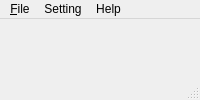
<?xml version="1.0" encoding="UTF-8"?>
<ui version="4.0">
 <class>MainWindow</class>
 <widget class="QMainWindow" name="MainWindow">
  <property name="windowTitle">
   <string>Dimming Debugger     DisConnect..</string>
  </property>
  <property name="windowIcon">
   <iconset>
    <normaloff>222.ico</normaloff>222.ico</iconset>
  </property>
  <property name="iconSize">
   <size>
    <width>32</width>
    <height>32</height>
   </size>
  </property>
  <widget class="QWidget" name="centralwidget">
   <widget class="QTabWidget" name="tabWidget">
    <property name="geometry">
     <rect>
      <x>390</x>
      <y>0</y>
      <width>401</width>
      <height>291</height>
     </rect>
    </property>
    <property name="currentIndex">
     <number>1</number>
    </property>
    <widget class="QWidget" name="tab">
     <attribute name="title">
      <string>PWMs</string>
     </attribute>
     <widget class="QTableWidget" name="tableWidget">
      <property name="geometry">
       <rect>
        <x>0</x>
        <y>0</y>
        <width>401</width>
        <height>271</height>
       </rect>
      </property>
      <property name="rowCount">
       <number>8</number>
      </property>
      <property name="columnCount">
       <number>8</number>
      </property>
      <attribute name="horizontalHeaderDefaultSectionSize">
       <number>40</number>
      </attribute>
      <attribute name="horizontalHeaderMinimumSectionSize">
       <number>21</number>
      </attribute>
      <row/>
      <row/>
      <row/>
      <row/>
      <row/>
      <row/>
      <row/>
      <row/>
      <column/>
      <column/>
      <column/>
      <column/>
      <column/>
      <column/>
      <column/>
      <column/>
     </widget>
    </widget>
    <widget class="QWidget" name="tab_2">
     <attribute name="title">
      <string>Currents</string>
     </attribute>
     <widget class="QTableWidget" name="tableWidget_2">
      <property name="geometry">
       <rect>
        <x>0</x>
        <y>0</y>
        <width>401</width>
        <height>271</height>
       </rect>
      </property>
      <property name="rowCount">
       <number>8</number>
      </property>
      <property name="columnCount">
       <number>8</number>
      </property>
      <attribute name="horizontalHeaderDefaultSectionSize">
       <number>45</number>
      </attribute>
      <row/>
      <row/>
      <row/>
      <row/>
      <row/>
      <row/>
      <row/>
      <row/>
      <column/>
      <column/>
      <column/>
      <column/>
      <column/>
      <column/>
      <column/>
      <column/>
     </widget>
    </widget>
   </widget>
   <widget class="QPushButton" name="pushButton">
    <property name="geometry">
     <rect>
      <x>290</x>
      <y>20</y>
      <width>75</width>
      <height>23</height>
     </rect>
    </property>
    <property name="text">
     <string>ReadPWM</string>
    </property>
   </widget>
   <widget class="QPushButton" name="pushButton_2">
    <property name="geometry">
     <rect>
      <x>290</x>
      <y>60</y>
      <width>75</width>
      <height>23</height>
     </rect>
    </property>
    <property name="text">
     <string>ReadCurrent</string>
    </property>
   </widget>
  </widget>
  <widget class="QMenuBar" name="menubar">
   <property name="geometry">
    <rect>
     <x>0</x>
     <y>0</y>
     <width>800</width>
     <height>23</height>
    </rect>
   </property>
   <widget class="QMenu" name="menuFile">
    <property name="toolTip">
     <string extracomment="loading setting file or othes"/>
    </property>
    <property name="title">
     <string>&amp;File</string>
    </property>
    <addaction name="actionOpen_setting_file"/>
    <addaction name="actionSave_setting_file"/>
    <addaction name="actionQuit"/>
   </widget>
   <widget class="QMenu" name="menuSetting">
    <property name="title">
     <string>Setting</string>
    </property>
    <addaction name="actionConnect"/>
    <addaction name="actionDisconnect"/>
   </widget>
   <widget class="QMenu" name="menuHelp">
    <property name="title">
     <string>Help</string>
    </property>
   </widget>
   <addaction name="menuFile"/>
   <addaction name="menuSetting"/>
   <addaction name="menuHelp"/>
  </widget>
  <widget class="QStatusBar" name="statusbar"/>
  <action name="actionOpen_setting_file">
   <property name="text">
    <string>Open setting file</string>
   </property>
  </action>
  <action name="actionSave_setting_file">
   <property name="text">
    <string>Save setting file</string>
   </property>
  </action>
  <action name="actionQuit">
   <property name="text">
    <string>quit</string>
   </property>
  </action>
  <action name="actionConnect">
   <property name="text">
    <string>Connect</string>
   </property>
  </action>
  <action name="actionDisconnect">
   <property name="text">
    <string>Disconnect</string>
   </property>
  </action>
 </widget>
 <resources/>
 <connections/>
</ui>
